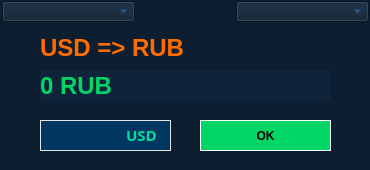
<?xml version="1.0" encoding="UTF-8"?>
<ui version="4.0">
 <class>MainWindow</class>
 <widget class="QMainWindow" name="MainWindow">
  <property name="geometry">
   <rect>
    <x>0</x>
    <y>0</y>
    <width>370</width>
    <height>170</height>
   </rect>
  </property>
  <property name="minimumSize">
   <size>
    <width>370</width>
    <height>170</height>
   </size>
  </property>
  <property name="maximumSize">
   <size>
    <width>370</width>
    <height>170</height>
   </size>
  </property>
  <property name="windowTitle">
   <string>ConvertMoney</string>
  </property>
  <property name="styleSheet">
   <string notr="true">background-color: rgb(13, 30, 48);</string>
  </property>
  <widget class="QWidget" name="centralwidget">
   <widget class="QComboBox" name="comboBox">
    <property name="geometry">
     <rect>
      <x>2</x>
      <y>1</y>
      <width>133</width>
      <height>21</height>
     </rect>
    </property>
    <property name="palette">
     <palette>
      <active>
       <colorrole role="WindowText">
        <brush brushstyle="SolidPattern">
         <color alpha="255">
          <red>44</red>
          <green>107</green>
          <blue>170</blue>
         </color>
        </brush>
       </colorrole>
       <colorrole role="Button">
        <brush brushstyle="SolidPattern">
         <color alpha="255">
          <red>13</red>
          <green>30</green>
          <blue>48</blue>
         </color>
        </brush>
       </colorrole>
       <colorrole role="Text">
        <brush brushstyle="SolidPattern">
         <color alpha="255">
          <red>44</red>
          <green>107</green>
          <blue>170</blue>
         </color>
        </brush>
       </colorrole>
       <colorrole role="BrightText">
        <brush brushstyle="SolidPattern">
         <color alpha="255">
          <red>85</red>
          <green>255</green>
          <blue>255</blue>
         </color>
        </brush>
       </colorrole>
       <colorrole role="ButtonText">
        <brush brushstyle="SolidPattern">
         <color alpha="255">
          <red>44</red>
          <green>107</green>
          <blue>170</blue>
         </color>
        </brush>
       </colorrole>
       <colorrole role="Base">
        <brush brushstyle="SolidPattern">
         <color alpha="255">
          <red>13</red>
          <green>30</green>
          <blue>48</blue>
         </color>
        </brush>
       </colorrole>
       <colorrole role="Window">
        <brush brushstyle="SolidPattern">
         <color alpha="255">
          <red>13</red>
          <green>30</green>
          <blue>48</blue>
         </color>
        </brush>
       </colorrole>
       <colorrole role="Highlight">
        <brush brushstyle="SolidPattern">
         <color alpha="255">
          <red>44</red>
          <green>114</green>
          <blue>180</blue>
         </color>
        </brush>
       </colorrole>
       <colorrole role="HighlightedText">
        <brush brushstyle="SolidPattern">
         <color alpha="255">
          <red>14</red>
          <green>251</green>
          <blue>255</blue>
         </color>
        </brush>
       </colorrole>
      </active>
      <inactive>
       <colorrole role="WindowText">
        <brush brushstyle="SolidPattern">
         <color alpha="255">
          <red>44</red>
          <green>107</green>
          <blue>170</blue>
         </color>
        </brush>
       </colorrole>
       <colorrole role="Button">
        <brush brushstyle="SolidPattern">
         <color alpha="255">
          <red>13</red>
          <green>30</green>
          <blue>48</blue>
         </color>
        </brush>
       </colorrole>
       <colorrole role="Text">
        <brush brushstyle="SolidPattern">
         <color alpha="255">
          <red>44</red>
          <green>107</green>
          <blue>170</blue>
         </color>
        </brush>
       </colorrole>
       <colorrole role="BrightText">
        <brush brushstyle="SolidPattern">
         <color alpha="255">
          <red>85</red>
          <green>255</green>
          <blue>255</blue>
         </color>
        </brush>
       </colorrole>
       <colorrole role="ButtonText">
        <brush brushstyle="SolidPattern">
         <color alpha="255">
          <red>44</red>
          <green>107</green>
          <blue>170</blue>
         </color>
        </brush>
       </colorrole>
       <colorrole role="Base">
        <brush brushstyle="SolidPattern">
         <color alpha="255">
          <red>13</red>
          <green>30</green>
          <blue>48</blue>
         </color>
        </brush>
       </colorrole>
       <colorrole role="Window">
        <brush brushstyle="SolidPattern">
         <color alpha="255">
          <red>13</red>
          <green>30</green>
          <blue>48</blue>
         </color>
        </brush>
       </colorrole>
       <colorrole role="Highlight">
        <brush brushstyle="SolidPattern">
         <color alpha="255">
          <red>44</red>
          <green>114</green>
          <blue>180</blue>
         </color>
        </brush>
       </colorrole>
       <colorrole role="HighlightedText">
        <brush brushstyle="SolidPattern">
         <color alpha="255">
          <red>14</red>
          <green>251</green>
          <blue>255</blue>
         </color>
        </brush>
       </colorrole>
      </inactive>
      <disabled>
       <colorrole role="WindowText">
        <brush brushstyle="SolidPattern">
         <color alpha="255">
          <red>44</red>
          <green>107</green>
          <blue>170</blue>
         </color>
        </brush>
       </colorrole>
       <colorrole role="Button">
        <brush brushstyle="SolidPattern">
         <color alpha="255">
          <red>13</red>
          <green>30</green>
          <blue>48</blue>
         </color>
        </brush>
       </colorrole>
       <colorrole role="Text">
        <brush brushstyle="SolidPattern">
         <color alpha="255">
          <red>44</red>
          <green>107</green>
          <blue>170</blue>
         </color>
        </brush>
       </colorrole>
       <colorrole role="BrightText">
        <brush brushstyle="SolidPattern">
         <color alpha="255">
          <red>85</red>
          <green>255</green>
          <blue>255</blue>
         </color>
        </brush>
       </colorrole>
       <colorrole role="ButtonText">
        <brush brushstyle="SolidPattern">
         <color alpha="255">
          <red>44</red>
          <green>107</green>
          <blue>170</blue>
         </color>
        </brush>
       </colorrole>
       <colorrole role="Base">
        <brush brushstyle="SolidPattern">
         <color alpha="255">
          <red>13</red>
          <green>30</green>
          <blue>48</blue>
         </color>
        </brush>
       </colorrole>
       <colorrole role="Window">
        <brush brushstyle="SolidPattern">
         <color alpha="255">
          <red>13</red>
          <green>30</green>
          <blue>48</blue>
         </color>
        </brush>
       </colorrole>
       <colorrole role="Highlight">
        <brush brushstyle="SolidPattern">
         <color alpha="255">
          <red>44</red>
          <green>114</green>
          <blue>180</blue>
         </color>
        </brush>
       </colorrole>
       <colorrole role="HighlightedText">
        <brush brushstyle="SolidPattern">
         <color alpha="255">
          <red>14</red>
          <green>251</green>
          <blue>255</blue>
         </color>
        </brush>
       </colorrole>
      </disabled>
     </palette>
    </property>
    <property name="font">
     <font>
      <weight>75</weight>
      <bold>true</bold>
     </font>
    </property>
    <property name="cursor">
     <cursorShape>PointingHandCursor</cursorShape>
    </property>
    <property name="autoFillBackground">
     <bool>false</bool>
    </property>
    <property name="styleSheet">
     <string notr="true">background-color: rgb(13, 30, 48);
color: rgb(34, 82, 130);
color: #2c6baa;
combobox-popup: 0;
selection-color:  #0efbff;
selection-background-color: #2c72b4;
</string>
    </property>
    <property name="maxVisibleItems">
     <number>4</number>
    </property>
   </widget>
   <widget class="QComboBox" name="comboBox_2">
    <property name="geometry">
     <rect>
      <x>236</x>
      <y>1</y>
      <width>133</width>
      <height>21</height>
     </rect>
    </property>
    <property name="palette">
     <palette>
      <active>
       <colorrole role="WindowText">
        <brush brushstyle="SolidPattern">
         <color alpha="255">
          <red>44</red>
          <green>107</green>
          <blue>170</blue>
         </color>
        </brush>
       </colorrole>
       <colorrole role="Button">
        <brush brushstyle="SolidPattern">
         <color alpha="255">
          <red>13</red>
          <green>30</green>
          <blue>48</blue>
         </color>
        </brush>
       </colorrole>
       <colorrole role="Text">
        <brush brushstyle="SolidPattern">
         <color alpha="255">
          <red>44</red>
          <green>107</green>
          <blue>170</blue>
         </color>
        </brush>
       </colorrole>
       <colorrole role="BrightText">
        <brush brushstyle="SolidPattern">
         <color alpha="255">
          <red>85</red>
          <green>255</green>
          <blue>255</blue>
         </color>
        </brush>
       </colorrole>
       <colorrole role="ButtonText">
        <brush brushstyle="SolidPattern">
         <color alpha="255">
          <red>44</red>
          <green>107</green>
          <blue>170</blue>
         </color>
        </brush>
       </colorrole>
       <colorrole role="Base">
        <brush brushstyle="SolidPattern">
         <color alpha="255">
          <red>13</red>
          <green>30</green>
          <blue>48</blue>
         </color>
        </brush>
       </colorrole>
       <colorrole role="Window">
        <brush brushstyle="SolidPattern">
         <color alpha="255">
          <red>13</red>
          <green>30</green>
          <blue>48</blue>
         </color>
        </brush>
       </colorrole>
       <colorrole role="Highlight">
        <brush brushstyle="SolidPattern">
         <color alpha="255">
          <red>44</red>
          <green>114</green>
          <blue>180</blue>
         </color>
        </brush>
       </colorrole>
       <colorrole role="HighlightedText">
        <brush brushstyle="SolidPattern">
         <color alpha="255">
          <red>14</red>
          <green>251</green>
          <blue>255</blue>
         </color>
        </brush>
       </colorrole>
      </active>
      <inactive>
       <colorrole role="WindowText">
        <brush brushstyle="SolidPattern">
         <color alpha="255">
          <red>44</red>
          <green>107</green>
          <blue>170</blue>
         </color>
        </brush>
       </colorrole>
       <colorrole role="Button">
        <brush brushstyle="SolidPattern">
         <color alpha="255">
          <red>13</red>
          <green>30</green>
          <blue>48</blue>
         </color>
        </brush>
       </colorrole>
       <colorrole role="Text">
        <brush brushstyle="SolidPattern">
         <color alpha="255">
          <red>44</red>
          <green>107</green>
          <blue>170</blue>
         </color>
        </brush>
       </colorrole>
       <colorrole role="BrightText">
        <brush brushstyle="SolidPattern">
         <color alpha="255">
          <red>85</red>
          <green>255</green>
          <blue>255</blue>
         </color>
        </brush>
       </colorrole>
       <colorrole role="ButtonText">
        <brush brushstyle="SolidPattern">
         <color alpha="255">
          <red>44</red>
          <green>107</green>
          <blue>170</blue>
         </color>
        </brush>
       </colorrole>
       <colorrole role="Base">
        <brush brushstyle="SolidPattern">
         <color alpha="255">
          <red>13</red>
          <green>30</green>
          <blue>48</blue>
         </color>
        </brush>
       </colorrole>
       <colorrole role="Window">
        <brush brushstyle="SolidPattern">
         <color alpha="255">
          <red>13</red>
          <green>30</green>
          <blue>48</blue>
         </color>
        </brush>
       </colorrole>
       <colorrole role="Highlight">
        <brush brushstyle="SolidPattern">
         <color alpha="255">
          <red>44</red>
          <green>114</green>
          <blue>180</blue>
         </color>
        </brush>
       </colorrole>
       <colorrole role="HighlightedText">
        <brush brushstyle="SolidPattern">
         <color alpha="255">
          <red>14</red>
          <green>251</green>
          <blue>255</blue>
         </color>
        </brush>
       </colorrole>
      </inactive>
      <disabled>
       <colorrole role="WindowText">
        <brush brushstyle="SolidPattern">
         <color alpha="255">
          <red>44</red>
          <green>107</green>
          <blue>170</blue>
         </color>
        </brush>
       </colorrole>
       <colorrole role="Button">
        <brush brushstyle="SolidPattern">
         <color alpha="255">
          <red>13</red>
          <green>30</green>
          <blue>48</blue>
         </color>
        </brush>
       </colorrole>
       <colorrole role="Text">
        <brush brushstyle="SolidPattern">
         <color alpha="255">
          <red>44</red>
          <green>107</green>
          <blue>170</blue>
         </color>
        </brush>
       </colorrole>
       <colorrole role="BrightText">
        <brush brushstyle="SolidPattern">
         <color alpha="255">
          <red>85</red>
          <green>255</green>
          <blue>255</blue>
         </color>
        </brush>
       </colorrole>
       <colorrole role="ButtonText">
        <brush brushstyle="SolidPattern">
         <color alpha="255">
          <red>44</red>
          <green>107</green>
          <blue>170</blue>
         </color>
        </brush>
       </colorrole>
       <colorrole role="Base">
        <brush brushstyle="SolidPattern">
         <color alpha="255">
          <red>13</red>
          <green>30</green>
          <blue>48</blue>
         </color>
        </brush>
       </colorrole>
       <colorrole role="Window">
        <brush brushstyle="SolidPattern">
         <color alpha="255">
          <red>13</red>
          <green>30</green>
          <blue>48</blue>
         </color>
        </brush>
       </colorrole>
       <colorrole role="Highlight">
        <brush brushstyle="SolidPattern">
         <color alpha="255">
          <red>44</red>
          <green>114</green>
          <blue>180</blue>
         </color>
        </brush>
       </colorrole>
       <colorrole role="HighlightedText">
        <brush brushstyle="SolidPattern">
         <color alpha="255">
          <red>14</red>
          <green>251</green>
          <blue>255</blue>
         </color>
        </brush>
       </colorrole>
      </disabled>
     </palette>
    </property>
    <property name="font">
     <font>
      <weight>75</weight>
      <bold>true</bold>
     </font>
    </property>
    <property name="cursor">
     <cursorShape>PointingHandCursor</cursorShape>
    </property>
    <property name="autoFillBackground">
     <bool>false</bool>
    </property>
    <property name="styleSheet">
     <string notr="true">background-color: rgb(13, 30, 48);
color: rgb(34, 82, 130);
color: #2c6baa;
combobox-popup: 0;
selection-color:  #0efbff;
selection-background-color: #2c72b4;
</string>
    </property>
    <property name="maxVisibleItems">
     <number>4</number>
    </property>
   </widget>
   <widget class="QLabel" name="label_2">
    <property name="geometry">
     <rect>
      <x>40</x>
      <y>32</y>
      <width>291</width>
      <height>31</height>
     </rect>
    </property>
    <property name="font">
     <font>
      <pointsize>18</pointsize>
      <weight>75</weight>
      <bold>true</bold>
     </font>
    </property>
    <property name="styleSheet">
     <string notr="true">background-color: rgb(13, 30, 48);
color: rgb(255, 108, 0);
/*background-color: rgb(15, 36, 58);*/</string>
    </property>
    <property name="text">
     <string>USD =&gt; RUB</string>
    </property>
   </widget>
   <widget class="QLabel" name="label_3">
    <property name="geometry">
     <rect>
      <x>40</x>
      <y>70</y>
      <width>291</width>
      <height>31</height>
     </rect>
    </property>
    <property name="font">
     <font>
      <pointsize>18</pointsize>
      <weight>75</weight>
      <bold>true</bold>
     </font>
    </property>
    <property name="styleSheet">
     <string notr="true">background-color: rgb(13, 30, 48);
color: rgb(0, 214, 101);
background-color: rgb(15, 36, 58);</string>
    </property>
    <property name="text">
     <string>0 RUB</string>
    </property>
   </widget>
   <widget class="QPushButton" name="pushButton">
    <property name="geometry">
     <rect>
      <x>200</x>
      <y>120</y>
      <width>131</width>
      <height>31</height>
     </rect>
    </property>
    <property name="font">
     <font>
      <weight>75</weight>
      <bold>true</bold>
     </font>
    </property>
    <property name="cursor">
     <cursorShape>PointingHandCursor</cursorShape>
    </property>
    <property name="styleSheet">
     <string notr="true">background-color: rgb(0, 214, 101);
color: rgb(0, 0, 0);
border: 1px solid #fff;</string>
    </property>
    <property name="text">
     <string>OK</string>
    </property>
   </widget>
   <widget class="QLineEdit" name="lineEdit">
    <property name="geometry">
     <rect>
      <x>40</x>
      <y>120</y>
      <width>131</width>
      <height>31</height>
     </rect>
    </property>
    <property name="font">
     <font>
      <pointsize>11</pointsize>
      <weight>75</weight>
      <bold>true</bold>
     </font>
    </property>
    <property name="styleSheet">
     <string notr="true">color: rgb(3, 255, 219);
background-color: rgb(1, 54, 99);
border:1px solid #e7e7e7;</string>
    </property>
   </widget>
   <widget class="QLabel" name="label">
    <property name="geometry">
     <rect>
      <x>126</x>
      <y>123</y>
      <width>44</width>
      <height>24</height>
     </rect>
    </property>
    <property name="font">
     <font>
      <family>Noto Sans</family>
      <pointsize>11</pointsize>
      <weight>75</weight>
      <bold>true</bold>
     </font>
    </property>
    <property name="styleSheet">
     <string notr="true">background-color: rgb(1, 54, 99);
color: rgb(0, 221, 158);
/*
font-family:arial;
font-weight: bold;
font-size:14px;
*/</string>
    </property>
    <property name="text">
     <string>USD</string>
    </property>
   </widget>
  </widget>
 </widget>
 <resources/>
 <connections/>
</ui>
